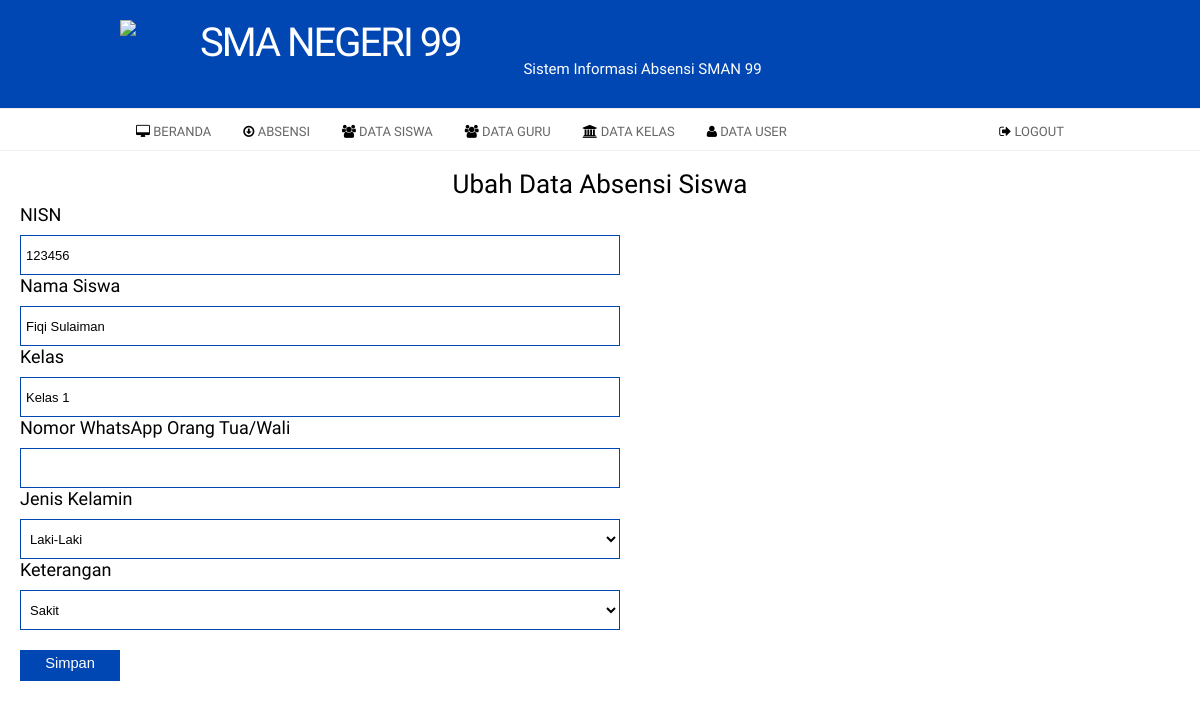
The page /index.php?page=siswa&aksi=ubah&id=48 (signed in) on the database its author committed.
### tables this page shows
CREATE TABLE `tb_siswa` (
  `id` int(11) NOT NULL,
  `nisn` int(15) NOT NULL,
  `nama` varchar(50) NOT NULL,
  `kelas` varchar(50) NOT NULL,
  `tanggal` varchar(15) NOT NULL,
  `jenis_kelamin` enum('Laki-laki','Perempuan') NOT NULL,
  `keterangan` enum('Hadir','Sakit','Izin','Alpa') NOT NULL
);

### page/admin/siswa/ubah.php (the view, shortened to what this page needs)
<?php
    $id = $_GET['id'];
    $sql = $koneksi->query("select * from tb_siswa where id='$id'");
    $tampil = $sql->fetch_assoc();
    $jenis_kelamin = $tampil['jenis_kelamin'];
    $keterangan = $tampil['keterangan'];
?>
<h2 align="center">Ubah Data Absensi Siswa</h2>
                                    <form method="POST">
                                            <h4>NISN</h4>
                                            <input class="textfield" name="nisn" value="<?php echo $tampil['nisn'];?>"/>
                                            <h4>Nama Siswa</h4>
                                            <input class="textfield" name="nama" value="<?php echo $tampil['nama'];?>"/>
                                            <h4>Kelas</h4>
                                            <input class="textfield" name="kelas" value="<?php echo $tampil['kelas'];?>"/>
                                            <h4>Nomor WhatsApp Orang Tua/Wali</h4>
                                            <input class="textfield" name="nomorhp" value="<?php echo $tampil['nomorhp'];?>"/>
                                            <h4>Jenis Kelamin</h4>
                                            <select class="textfield" name="jenis_kelamin">
                                                <option value="Laki-Laki" <?php if ($jenis_kelamin=='Laki-Laki')
                                                {echo "selected";} ?>>Laki-Laki</option>
                                            </select>
                                            <h4>Keterangan</h4>
                                            <select class="textfield" name="keterangan">
                                                <option value="Sakit" <?php if ($keterangan=='Sakit')
                                                {echo "selected";} ?>>Sakit</option>
                                            </select>
                                            <br>
                                            <input type="submit" name="simpan" value="Simpan" class="simpan">
                                </form>

### assets/css/style.css (style rules this page uses)
* { box-sizing: border-box; }
body { font-family: 'arial'; padding: 10px; }

### assets/css/custom.css (style rules this page uses)
body { background: #fff; margin:0; padding:0; font-family: 'Pontano Sans', Arial, Helvetica, sans-serif; font-size: 15px; color: #666; }
* { margin:0; padding:0; }
form input, form select, form textarea { padding: 5px; color: #333333; border: 1px solid #ddd; border-right:1px solid #ccc; border-bottom:1px solid #ccc; background-color:#fff; font-family: Arial, Helvetica, sans-serif; font-size: 13px; }
h2 { color: #000; font-size: 26px; letter-spacing: 0px; font-weight: normal; padding: 0 0 5px; margin: 0; font-family: 'Pontano Sans', Arial, sans-serif; }
h4 { font-family: 'Pontano Sans', Arial, sans-serif; color: #000; font-size: 18px; font-weight: normal; padding-bottom: 10px; text-transform: none; }

### page/admin/siswa/ubah.php (style rules this page uses)
h2 { text-align: center; }
h4 { margin-left: 20px; }
.textfield { width: 50%; height: 40px; font-family: arial; color: #000; border: 1px double #0047b3; margin-left: 20px; }
.simpan { width: 100px; margin-top: 20px; margin-left: 20px; background-color: #0047b3; border: 0; border-bottom: 5px solid #0047b3; text-decoration: none; font-family: arial; font-size: 11pt; color: #fff; }

### rows shown on the page
tb_siswa: nisn "123456", nama "Fiqi Sulaiman", kelas "Kelas 1", keterangan "Sakit"
